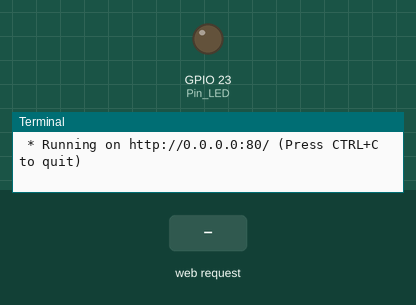
This program was run on a simulated Raspberry Pi (BCM pin numbers). Parts: output pins drawn as LEDs (lit = HIGH), the last lines printed to the terminal. Dashed ring = blinking. The test bench sets the inputs (shaded band). The clock reads 2024-03-15 10:24:30 at power-on unless the program sets it.

Above: at 1.2 s.
1.3 s: HTTP request for /led/blink received
At 1.55 s:
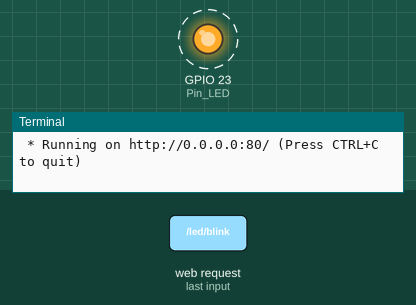
5.8 s: HTTP request for /led/on received
At 6.1 s:
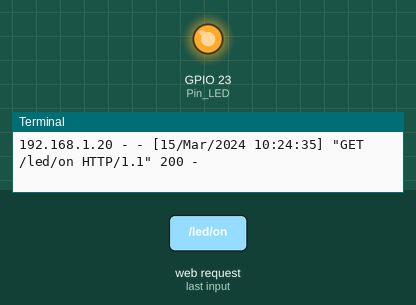
Timing chart, 0 to 8.8 s (numbered marks = the images above; inputs shaded):
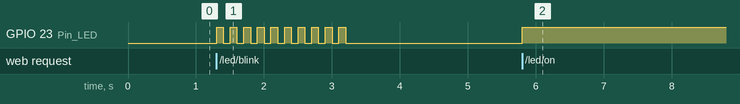

Measured:
- after the input at 1.3 s, GPIO 23 (Pin_LED): alternates HIGH for 0.10 s and LOW for 0.10 s, 20 changes in all, then stays LOW, starting at once
- after the input at 5.8 s, GPIO 23 (Pin_LED): LOW → HIGH at once

The program:

LED_ONOFF3.py
```python
from flask import Flask
import RPi.GPIO as GPIO
import signal
import time

Pin_LED = 23
GPIO.setmode(GPIO.BCM)
GPIO.setup(Pin_LED, GPIO.OUT, initial=GPIO.LOW)

def Terminate(n, p):
	GPIO.cleanup()
	print("웹 서비스를 종료합니다...")
	exit()

signal.signal(signal.SIGINT, Terminate)

app = Flask(__name__)

@app.route("/")
def Start():
	return "LED Test Page입니다..."

@app.route("/led/<Param>")
def Test1(Param):
	if Param=="on":
		GPIO.output(Pin_LED, GPIO.HIGH)
		return "LED ON"
	elif Param=="off":
		GPIO.output(Pin_LED, GPIO.LOW)
		return "LED OFF"
	elif Param=="blink":
		for i in range(10):
			GPIO.output(Pin_LED, GPIO.HIGH)
			time.sleep(0.1)
			GPIO.output(Pin_LED, GPIO.LOW)
			time.sleep(0.1)
	return "LED blink..."

if __name__ == "__main__":
	app.run(host="0.0.0.0", port=80)
```
